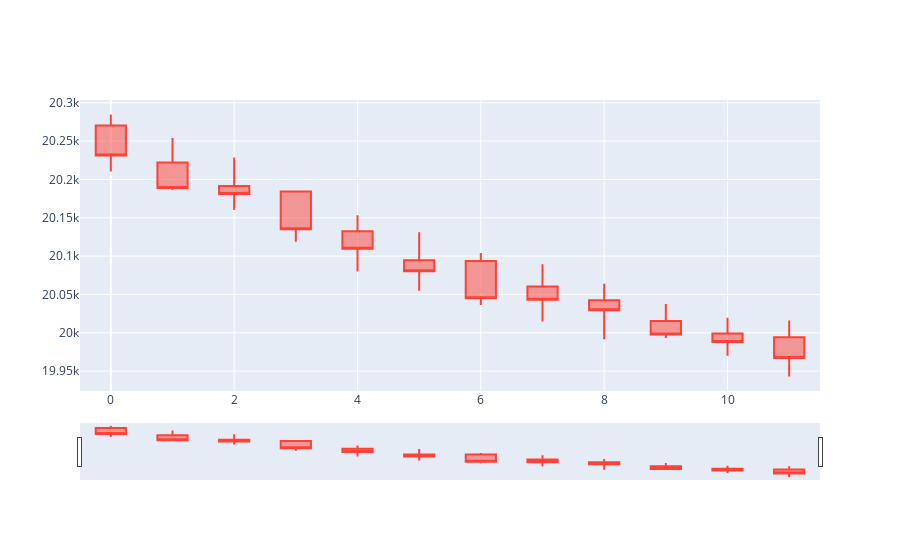

Source (notebook cell):
### Markdown cell above
# Predict real time for the next 12 Hours (candles)

### Code cell
expected_prices = pd.DataFrame(predicted, columns=['open', 'high', 'low', 'close'])
fig = go.Figure(data=[go.Candlestick(
                x=expected_prices.index,
                open=expected_prices['open'],
                high=expected_prices['high'],
                low=expected_prices['low'],
                close=expected_prices['close'])])
fig.show()

### Figure 1 — Plotly figure (JSON) as saved in the notebook; plotly's stock layout.template omitted (floating-point values rounded to 4 significant figures)
{"data": [{"close": [20230.0, 20190.0, 20180.0, 20140.0, 20110.0, 20080.0, 20050.0, 20040.0, 20030.0, 20000.0, 19990.0, 19970.0], "high": [20280.0, 20250.0, 20230.0, 20180.0, 20150.0, 20130.0, 20100.0, 20090.0, 20060.0, 20040.0, 20020.0, 20020.0], "low": [20210.0, 20190.0, 20160.0, 20120.0, 20080.0, 20050.0, 20040.0, 20010.0, 19990.0, 19990.0, 19970.0, 19940.0], "open": [20270.0, 20220.0, 20190.0, 20180.0, 20130.0, 20090.0, 20090.0, 20060.0, 20040.0, 20020.0, 20000.0, 19990.0], "type": "candlestick", "x": [0, 1, 2, 3, 4, 5, 6, 7, 8, 9, 10, 11]}], "layout": {}}
